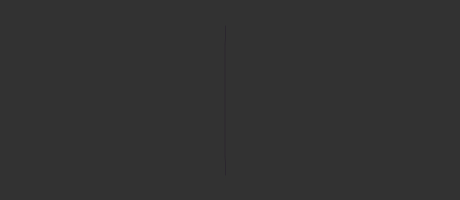
Frame 1 (no input)
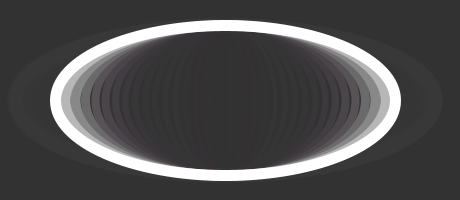
Frame 60 (the mouse pressed at the canvas centre just before this capture)
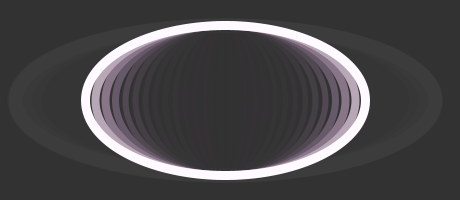
Frame 120 (the mouse held since frame 60 and released just before this capture)

The Processing sketch that drew these frames (run headless with seeded random() and noise(); from frame 60 on, the mouse is pressed at the canvas centre):

// Processing sketch: processing_55566
// ── processing_55566.pde

int x= 1;
int y= 200;


void setup(){
  size(460, 200);
  background(50);
  noFill();
  ellipseMode(CENTER);
  smooth();
  stroke(255);
  frameRate(9);
}


void draw(){
 fill(50, 50);
 rect(-50,-50,590,590);
 strokeWeight(x/30);
 stroke(x+20, x-30, x+30);
 ellipse (225, 100, x, 150);
 //ellipse (125, 125, 150, x);
 if(x>0){
   x+=20; 
  }
  if (430<x){
    for(int y=200;y>0;y-=20){
      x=y;
    }
 }
 
 
} 
 
